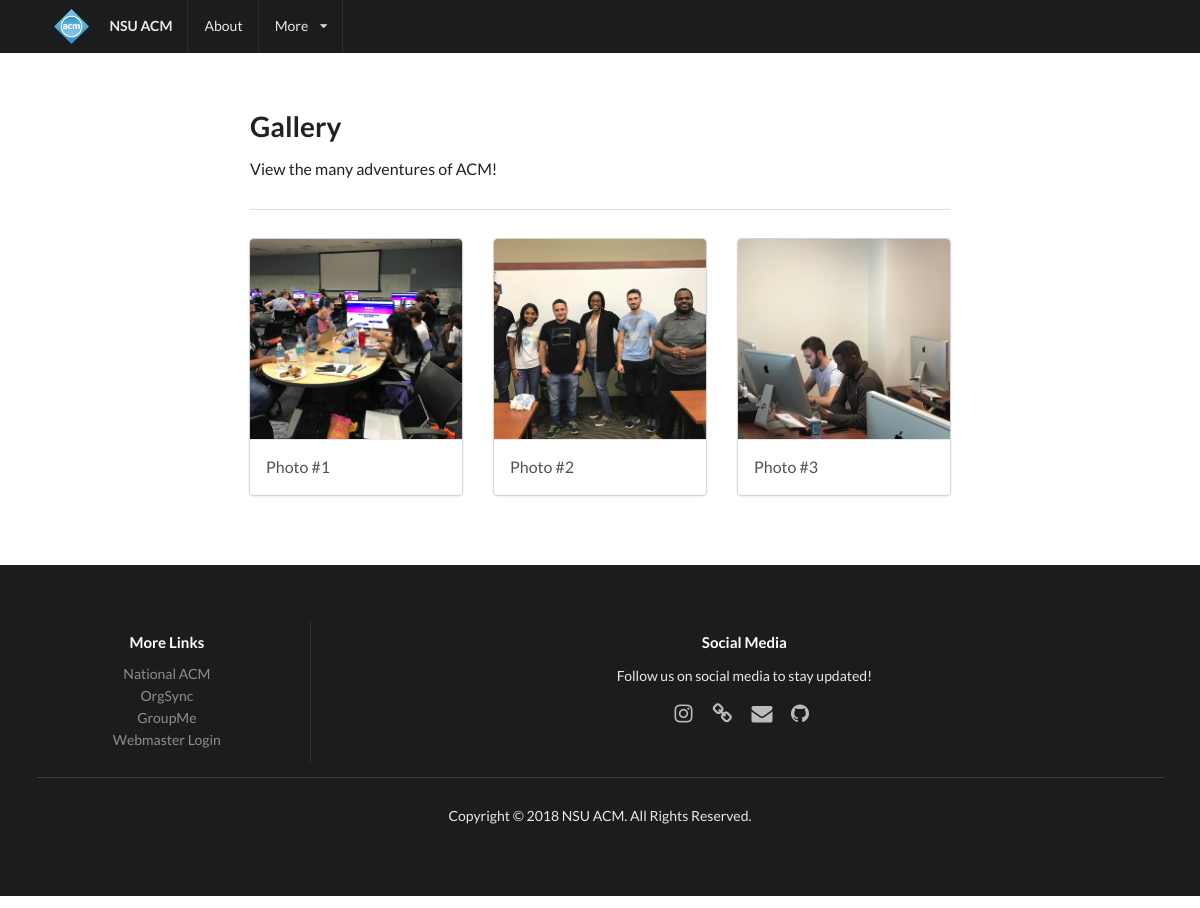
/gallery.php, run on the app's committed database.
### tables this page shows
CREATE TABLE IF NOT EXISTS `gallery` (
`id` int(10) NOT NULL,
  `title` varchar(255) NOT NULL,
  `image` varchar(255) NOT NULL,
  `created_at` timestamp NOT NULL DEFAULT CURRENT_TIMESTAMP ON UPDATE CURRENT_TIMESTAMP,
  `updated_at` timestamp NOT NULL DEFAULT CURRENT_TIMESTAMP ON UPDATE CURRENT_TIMESTAMP
);

### gallery.php (the view, shortened to what this page needs)
<?php
require('config.php');
?>
<!DOCTYPE html>
<html>
<head>
  <?php
  require ('header.php');
  ?>
</head>
<body>
  <?php
  require ('navbar.php');
  ?>
  <div class="ui main text container">
    <h1 class="ui header">Gallery</h1>
    <p>View the many adventures of ACM!</p>
    <div class="ui section divider"></div>
    <div class="ui three stackable cards">
      <?php
      $sql = 'SELECT * FROM gallery';
      $result = mysqli_query($mysqli,$sql) or die(mysqli_error());
      while($row = mysqli_fetch_array($result)){
        ?>
        <div class="card">
          <a class="image fancybox" rel="ligthbox" href="assets/<?php echo $row['image'] ?>" style="background-image:url('assets/<?php echo $row['image'] ?>'); background-repeat: no repeat; background-size: cover; background-position: center; min-height: 200px;" data-fancybox="images" data-caption="<?php echo $row['title'] ?>">
          </a>
          <div class="content">
            <div class="description">
              <p class="truncate"><?php echo $row['title'] ?></p>
            </div>
          </div>
        </div>
        <?php
      }
      ?>
    </div>
  </div>
  <?php
  require ('footer.php');
  ?>
</body>
</html>

### stylesheet.css (style rules this page uses)
.main.container { margin-top: 7em; }
.truncate { width: 100%; white-space: nowrap; overflow: hidden; text-overflow: ellipsis; }

### data on the page
gallery: image (picture), title "Photo #1"
gallery: image (picture), title "Photo #2"
gallery: image (picture), title "Photo #3"
